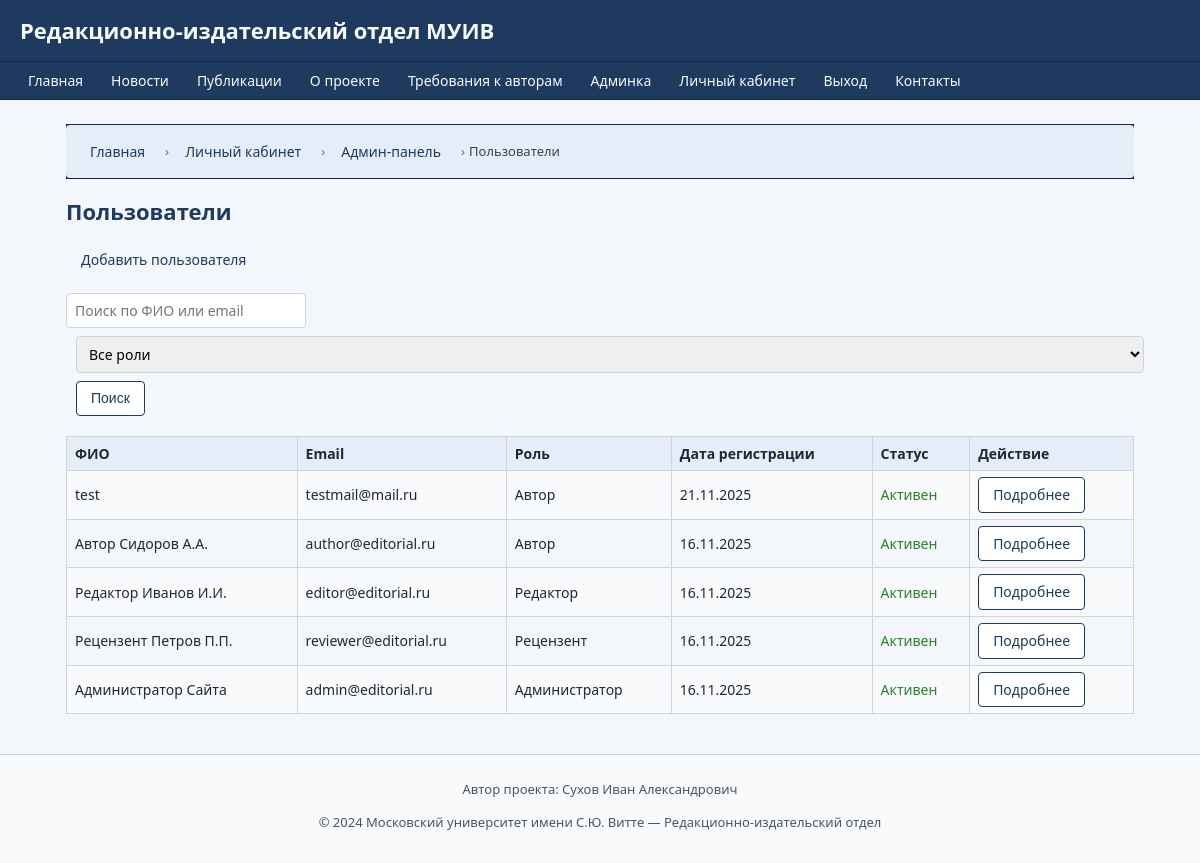
Page /admin/users (signed in) on the committed database.
### models.py (models this page shows)
class User(db.Model):
    __tablename__ = 'users'
    id = db.Column(db.Integer, primary_key=True)
    full_name = db.Column(db.String(128), nullable=False)
    email = db.Column(db.String(128), unique=True, nullable=False)
    password_hash = db.Column(db.String(128), nullable=False)
    role = db.Column(db.String(32), nullable=False)  # author, staff, reviewer, admin
    registered_at = db.Column(db.DateTime, default=datetime.utcnow)
    is_blocked = db.Column(db.Boolean, default=False)
    manuscripts = db.relationship('Manuscript', backref='author', lazy=True)
    reviews_made = db.relationship('Review', foreign_keys='Review.reviewer_id',
                                   backref='reviewer_user', lazy=True)
    messages_sent = db.relationship('Message', backref='sender', lazy=True)
    history_entries = db.relationship('ManuscriptHistory',
                                      backref='actor',
                                      lazy=True,
                                      foreign_keys='ManuscriptHistory.actor_id')

### routes.py (the view)
@routes.route('/admin/users')
@login_required('admin')
def admin_users():
    q = request.args.get('q', '').strip()
    role = request.args.get('role', '').strip()
    users_query = User.query
    if q:
        users_query = users_query.filter(
            (User.full_name.ilike(f'%{q}%')) |
            (User.email.ilike(f'%{q}%'))
        )
    if role:
        users_query = users_query.filter_by(role=role)
    users = users_query.order_by(User.registered_at.desc()).all()
    return render_template(
        'admin/users_list.html',
        users=users,
        user=current_user(),
        breadcrumbs=[
            ("Главная", url_for('routes.index')),
            ("Личный кабинет", url_for('routes.lk')),
            ("Админ-панель", url_for('routes.admin_dashboard')),
            ("Пользователи", None)
        ]
    )

### routes.py (called while the page is built)
def current_user():
    uid = session.get('user_id')
    if uid:
        return User.query.get(uid)
    return None

def login_required(role=None):
    def wrapper(f):
        from functools import wraps
        @wraps(f)
        def decorated_function(*args, **kwargs):
            user = current_user()
            if not user:
                flash("Для доступа требуется вход.", "warning")
                return redirect(url_for('routes.login'))
            if role and user.role != role:
                flash("Недостаточно прав.", "danger")
                return redirect(url_for('routes.index'))
            return f(*args, **kwargs)
        return decorated_function
    return wrapper

### templates/admin/users_list.html (shortened to what this page needs)
{% extends "base.html" %}
{% block content %}
<h2>Пользователи</h2>
<div style="margin-bottom: 15px;">
    <a href="{{ url_for('routes.admin_user_create') }}" class="btn">
        Добавить пользователя
    </a>
</div>
<form method="get" action="{{ url_for('routes.admin_users') }}" style="margin-bottom: 20px;">
    <input type="text" name="q" value="{{ request.args.q or '' }}" placeholder="Поиск по ФИО или email" style="width: 240px;">
    <select name="role" style="margin-left: 10px;">
        <option value="">Все роли</option>
    </select>
    <button type="submit" class="btn btn-outline" style="margin-left: 10px;">Поиск</button>
</form>
{% if users %}
    <table class="table-striped">
        <tr>
            <th>ФИО</th>
            <th>Email</th>
            <th>Роль</th>
            <th>Дата регистрации</th>
            <th>Статус</th>
            <th>Действие</th>
        </tr>
        {% for u in users %}
        <tr>
            <td>{{ u.full_name }}</td>
            <td>{{ u.email }}</td>
            <td>
                {% if u.role == 'author' %}Автор
                {% elif u.role == 'staff' %}Редактор
                {% elif u.role == 'reviewer' %}Рецензент
                {% elif u.role == 'admin' %}Администратор
                {% else %}{{ u.role }}{% endif %}
            </td>
            <td>{{ u.registered_at.strftime('%d.%m.%Y') if u.registered_at else '' }}</td>
            <td>
                {% if u.is_blocked %}
                    <span style="color: #ba2b2b;">Заблокирован</span>
                {% else %}
                    <span style="color: #2e802e;">Активен</span>
                {% endif %}
            </td>
            <td>
                <a href="{{ url_for('routes.admin_user_edit', user_id=u.id) }}" class="btn btn-outline">Подробнее</a>
            </td>
        </tr>
        {% endfor %}
    </table>
{% else %}
    <p>Пользователей не найдено.</p>
{% endif %}
{% endblock %}

### static/css/main.css (style rules this page uses)
* { box-sizing: border-box; }
html, body { margin: 0; padding: 0; }
body { font-family: system-ui, -apple-system, BlinkMacSystemFont, "Segoe UI", sans-serif; font-size: 15px; line-height: 1.5; background: #f3f6fb; color: #1f2933; }
.btn { display: inline-block; padding: 7px 14px; font-size: 14px; line-height: 1.4; border-radius: 4px; border: 1px solid transparent; cursor: pointer; text-decoration: none; text-align: center; white-space: nowrap; transition: background 0.15s ease, color 0.15s ease, border-color 0.15s ease, transform 0.08s ease; }
.btn-outline { background: #ffffff; color: #1e3a5f; border-color: #1e3a5f; }
table { border-collapse: collapse; width: 100%; }
.table-striped th, .table-striped td { border: 1px solid #d1d5db; padding: 6px 8px; font-size: 14px; }
.table-striped th { background: #e5edf8; text-align: left; }
.table-striped tr:nth-child(even) td { background: #f9fafb; }
input[type="text"], input[type="email"], input[type="password"], input[type="date"], textarea, select { width: 100%; padding: 7px 8px; border-radius: 4px; border: 1px solid #cbd5e1; font-size: 14px; font-family: inherit; margin-bottom: 8px; }

### static/css/custom.css (style rules this page uses)
h2 { margin-top: 0; margin-bottom: 14px; font-size: 22px; color: #1e3a5f; }
a { color: #1e3a5f; }

### rows in the picture
User: full_name "test", email "testmail@mail.ru", role "Автор", registered_at "21.11.2025", is_blocked "Активен"
User: full_name "Автор Сидоров А.А.", email "author@editorial.ru", role "Автор", registered_at "16.11.2025", is_blocked "Активен"
User: full_name "Редактор Иванов И.И.", email "editor@editorial.ru", role "Редактор", registered_at "16.11.2025", is_blocked "Активен"
User: full_name "Рецензент Петров П.П.", email "reviewer@editorial.ru", role "Рецензент", registered_at "16.11.2025", is_blocked "Активен"
User: full_name "Администратор Сайта", email "admin@editorial.ru", role "Администратор", registered_at "16.11.2025", is_blocked "Активен"

### other values in the picture
{{ title }} "Главная" "Личный кабинет" "Админ-панель"
{{ title }} "Пользователи"
